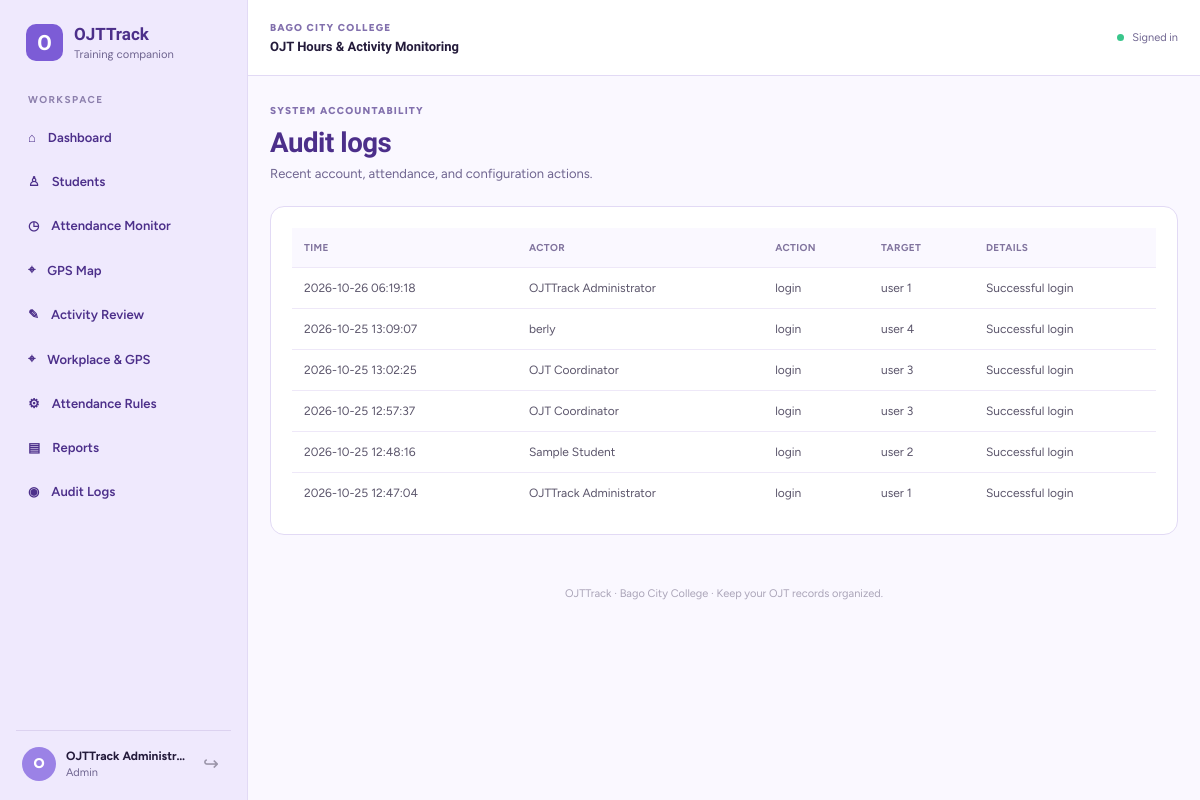
Screenshot of /admin/audit-logs (signed in) with the database file from the repository.
### tables this page shows
CREATE TABLE audit_logs (
 id INTEGER PRIMARY KEY AUTOINCREMENT,
 actor_user_id INTEGER REFERENCES users(id) ON DELETE SET NULL,
 action TEXT NOT NULL,
 target_type TEXT NOT NULL DEFAULT '',
 target_id INTEGER,
 details TEXT DEFAULT '',
 created_at TEXT NOT NULL DEFAULT CURRENT_TIMESTAMP
);

CREATE TABLE "users" (
                id INTEGER PRIMARY KEY AUTOINCREMENT,
                full_name TEXT NOT NULL,
                username TEXT NOT NULL UNIQUE,
                email TEXT NOT NULL UNIQUE,
                password_hash TEXT NOT NULL,
                role TEXT NOT NULL
                    CHECK(role IN ('student','admin','coordinator')),
                account_status TEXT NOT NULL DEFAULT 'active'
                    CHECK(account_status IN ('active','inactive')),
                created_at TEXT NOT NULL DEFAULT CURRENT_TIMESTAMP
            );

### routes/admin.py (the view)
@bp.route("/audit-logs")
def audit_logs():
    rows = get_db().execute("""SELECT al.*,u.full_name FROM audit_logs al LEFT JOIN users u ON al.actor_user_id=u.id
      ORDER BY al.created_at DESC LIMIT 300""").fetchall()
    return render_template("admin/audit_logs.html", rows=rows)

### database.py (called while the page is built)
def get_db():
    if "db" not in g:
        db_path = current_app.config["DATABASE"]
        Path(db_path).parent.mkdir(parents=True, exist_ok=True)
        conn = sqlite3.connect(db_path)
        conn.row_factory = sqlite3.Row
        conn.execute("PRAGMA foreign_keys = ON")
        g.db = conn
    return g.db

### templates/admin/audit_logs.html
{% extends "base.html" %}{% block title %}Audit Logs · OJTTrack{% endblock %}{% block content %}
<div class="page-heading"><div><span class="eyebrow">SYSTEM ACCOUNTABILITY</span><h1>Audit logs</h1><p>Recent account, attendance, and configuration actions.</p></div></div><div class="panel"><div class="table-wrap"><table><thead><tr><th>Time</th><th>Actor</th><th>Action</th><th>Target</th><th>Details</th></tr></thead><tbody>{% for r in rows %}<tr><td>{{ r['created_at'] }}</td><td>{{ r['full_name'] or 'System' }}</td><td>{{ r['action'] }}</td><td>{{ r['target_type'] }} {{ r['target_id'] or '' }}</td><td>{{ r['details'] }}</td></tr>{% else %}<tr><td colspan="5">No audit events yet.</td></tr>{% endfor %}</tbody></table></div></div>{% endblock %}

### templates/base.html (shortened to what this page needs)
<!doctype html>
<html lang="en">
<head>
  <link rel="stylesheet" href="{{ url_for('static', filename='css/style.css') }}">
  <link rel="stylesheet" href="{{ url_for('static', filename='css/dashboard.css') }}">
  <link rel="stylesheet" href="{{ url_for('static', filename='css/attendance.css') }}">
  <link rel="stylesheet" href="{{ url_for('static', filename='css/responsive.css') }}">
  <link rel="stylesheet" href="{{ url_for('static', filename='css/reference-ui.css') }}">
  <link rel="stylesheet" href="https://unpkg.com/leaflet@1.9.4/dist/leaflet.css">
</head>
<body>
{% if current_user_name %}
<div class="app-shell">
  <aside class="sidebar" id="sidebar">
    <a class="brand" href="{{ url_for('student.dashboard') if current_role=='student' else url_for('admin.dashboard') }}"><span class="brand-mark">O</span><span>OJTTrack<small>Training companion</small></span></a>
    <div class="nav-label">WORKSPACE</div>
    {% if current_role == 'student' %}
      <a class="nav-link" href="{{ url_for('student.dashboard') }}">⌂ <span>Dashboard</span></a>
      <a class="nav-link" href="{{ url_for('attendance.page') }}">◷ <span>GPS Attendance</span></a>
      <a class="nav-link" href="{{ url_for('student.history') }}">▤ <span>History Archive</span></a>
      <a class="nav-link" href="{{ url_for('activities.list_activities') }}">✎ <span>Daily Activities</span></a>
      <a class="nav-link" href="{{ url_for('student.notifications') }}">♧ <span>Notifications</span></a>
      <a class="nav-link" href="{{ url_for('student.profile') }}">◎ <span>My Profile</span></a>
    {% else %}
      <a class="nav-link" href="{{ url_for('admin.dashboard') }}">⌂ <span>Dashboard</span></a>
      <a class="nav-link" href="{{ url_for('admin.students') }}">♙ <span>Students</span></a>
      <a class="nav-link" href="{{ url_for('admin.attendance') }}">◷ <span>Attendance Monitor</span></a>
      <a class="nav-link" href="{{ url_for('admin.gps_map') }}">⌖ <span>GPS Map</span></a>
      <a class="nav-link" href="{{ url_for('admin.activities') }}">✎ <span>Activity Review</span></a>
      <a class="nav-link" href="{{ url_for('admin.workplaces') }}">⌖ <span>Workplace & GPS</span></a>
      <a class="nav-link" href="{{ url_for('admin.attendance_settings') }}">⚙ <span>Attendance Rules</span></a>
      <a class="nav-link" href="{{ url_for('reports.page') }}">▤ <span>Reports</span></a>
      <a class="nav-link" href="{{ url_for('admin.audit_logs') }}">◉ <span>Audit Logs</span></a>
    {% endif %}
    <div class="sidebar-bottom"><div class="avatar">{{ current_user_name[:1]|upper }}</div><div class="user-mini"><strong>{{ current_user_name }}</strong><small>{{ current_role|title }}</small></div><form action="{{ url_for('auth.logout') }}" method="post"><input type="hidden" name="csrf_token" value="{{ csrf_token() }}"><button class="logout" title="Log out">↪</button></form></div>
  </aside>
  <main class="main-area"><header class="topbar"><button class="menu-toggle" id="menuToggle">☰</button><div><span class="eyebrow">BAGO CITY COLLEGE</span><strong>OJT Hours & Activity Monitoring</strong></div><div class="topbar-right"><span class="status-dot"></span><span>Signed in</span></div></header>
    <section class="page-content">
      {% block content %}{% endblock %}
      <footer>OJTTrack · Bago City College · Keep your OJT records organized.</footer>
    </section>
  </main>
</div>
{% else %}
  {% with messages = get_flashed_messages(with_categories=true) %}{% if messages %}<div class="flash-stack auth-flashes">{% for category,message in messages %}<div class="flash {{ category }}">{{ message }}</div>{% endfor %}</div>{% endif %}{% endwith %}
  {% block auth_content %}{% endblock %}
{% endif %}
</body></html>

### static/css/style.css (style rules this page uses)
:root { --purple:#8b5cf6;--purple-dark:#7043df;--lavender:#ede9fe;--lavender-soft:#f7f5ff;--ink:#29243a;--muted:#817b91;--line:#ece9f4;--white:#fff;--green:#169b62;--red:#d9445b;--orange:#d88716;--shadow:0 10px 30px rgba(58,39,100,.06) }
* { box-sizing:border-box }
body { margin:0;background:#faf9fe;color:var(--ink);font-family:'DM Sans',sans-serif;font-size:14px }
a { color:var(--purple-dark);text-decoration:none }
button,input,select,textarea { font:inherit }
button { cursor:pointer }
.app-shell { min-height:100vh }
.sidebar { position:fixed;inset:0 auto 0 0;width:248px;background:#fff;border-right:1px solid var(--line);padding:25px 16px 15px;display:flex;flex-direction:column;z-index:10 }
.brand { display:flex;align-items:center;gap:11px;padding:0 10px 32px;color:var(--ink);font-family:Manrope,sans-serif;font-size:17px;font-weight:800 }
.brand small { display:block;color:#aaa3ba;font:11px 'DM Sans',sans-serif;margin-top:3px }
.brand-mark { display:inline-grid;place-items:center;width:37px;height:37px;border-radius:12px;background:linear-gradient(135deg,#a78bfa,#7c3aed);color:white;font-size:21px;font-weight:800;box-shadow:0 6px 13px #8b5cf633 }
.nav-label { padding:0 12px 12px;color:#aaa4b9;font-size:10px;letter-spacing:1.4px;font-weight:700 }
.nav-link { display:flex;align-items:center;gap:12px;color:#777185;padding:12px;border-radius:11px;margin-bottom:5px;font-size:13px;font-weight:600;transition:.15s }
.nav-link span { flex:1 }
.sidebar-bottom { margin-top:auto;padding:15px 6px 4px;border-top:1px solid var(--line);display:flex;align-items:center;gap:10px }
.avatar { width:34px;height:34px;flex:0 0 34px;border-radius:50%;display:grid;place-items:center;background:var(--lavender);color:var(--purple-dark);font-weight:800 }
.user-mini { min-width:0;flex:1 }
.user-mini strong,.user-mini small { display:block;overflow:hidden;text-overflow:ellipsis;white-space:nowrap }
.user-mini strong { font-size:12px }
.user-mini small { font-size:11px;color:var(--muted);margin-top:3px }
.logout { border:0;background:transparent;color:#9a94a8;font-size:19px;padding:6px }
.main-area { margin-left:248px;min-height:100vh }
.topbar { height:76px;background:#fff;border-bottom:1px solid var(--line);display:flex;align-items:center;gap:14px;padding:0 34px;position:sticky;top:0;z-index:5 }
.topbar .eyebrow { display:block;margin-bottom:4px }
.topbar strong { font-family:Manrope,sans-serif;font-size:13px }
.topbar-right { margin-left:auto;display:flex;align-items:center;gap:8px;color:var(--muted);font-size:11px }
.status-dot { width:7px;height:7px;background:#39c68b;border-radius:50% }
.page-content { padding:30px 34px 18px;max-width:1600px;margin:0 auto }
.page-content footer { text-align:center;color:#aaa4b8;font-size:11px;padding:30px 0 5px }
.eyebrow { color:#9a8bbd;font-size:10px;font-weight:800;letter-spacing:1.5px }
.page-heading { display:flex;align-items:center;justify-content:space-between;gap:20px;margin-bottom:25px }
.page-heading h1 { font:800 27px Manrope,sans-serif;margin:8px 0 7px;letter-spacing:-.7px }
.page-heading p { margin:0;color:var(--muted);font-size:13px }
.panel { background:white;border:1px solid #efedf5;border-radius:16px;padding:22px;margin-bottom:22px;box-shadow:var(--shadow);min-width:0 }
.table-wrap { overflow-x:auto;width:100% }
table { border-collapse:collapse;width:100%;font-size:12px;white-space:nowrap }
th { text-align:left;color:#a09aaf;font-size:10px;letter-spacing:.4px;text-transform:uppercase;background:#fbfaff;font-weight:700 }
td,th { padding:13px 12px;border-bottom:1px solid #f0edf5 }
td { color:#5b556b }
tbody tr:last-child td { border-bottom:0 }

### static/css/responsive.css (style rules this page uses)
@media (max-width:1200px) { .page-content { padding:25px 22px } }
@media (max-width:1200px) { .topbar { padding:0 22px } }

### rows the page displays
audit_logs: created_at "2026-10-26 06:19:18", full_name "OJTTrack Administrator", action "login", target_type "user", target "1", details "Successful login"
audit_logs: created_at "2026-10-25 13:09:07", full_name "berly", action "login", target_type "user", target "4", details "Successful login"
audit_logs: created_at "2026-10-25 13:02:25", full_name "OJT Coordinator", action "login", target_type "user", target "3", details "Successful login"
audit_logs: created_at "2026-10-25 12:57:37", full_name "OJT Coordinator", action "login", target_type "user", target "3", details "Successful login"
audit_logs: created_at "2026-10-25 12:48:16", full_name "Sample Student", action "login", target_type "user", target "2", details "Successful login"
audit_logs: created_at "2026-10-25 12:47:04", full_name "OJTTrack Administrator", action "login", target_type "user", target "1", details "Successful login"

### other values shown
{{ current_user_name[:1]|upper }} "O"
{{ current_user_name }} "OJTTrack Administr…"
{{ current_role|title }} "Admin"
